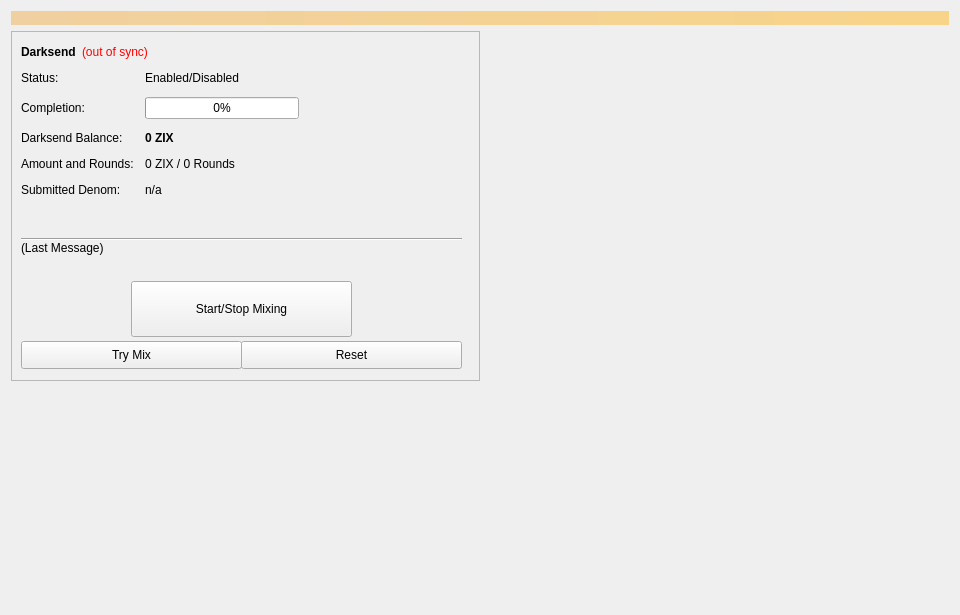
<?xml version="1.0" encoding="UTF-8"?>
<ui version="4.0">
 <class>Coinmix</class>
 <widget class="QWidget" name="Coinmix">
  <property name="geometry">
   <rect>
    <x>0</x>
    <y>0</y>
    <width>960</width>
    <height>615</height>
   </rect>
  </property>
  <property name="minimumSize">
   <size>
    <width>960</width>
    <height>0</height>
   </size>
  </property>
  <property name="windowTitle">
   <string>Form</string>
  </property>
  <layout class="QVBoxLayout" name="topLayout">
   <item>
    <widget class="QLabel" name="labelAlerts">
     <property name="visible">
      <bool>false</bool>
     </property>
     <property name="styleSheet">
      <string notr="true">background-color: qlineargradient(x1: 0, y1: 0, x2: 1, y2: 0, stop:0 #F0D0A0, stop:1 #F8D488); color:#000000;</string>
     </property>
     <property name="wordWrap">
      <bool>true</bool>
     </property>
     <property name="margin">
      <number>3</number>
     </property>
    </widget>
   </item>
   <item>
    <layout class="QHBoxLayout" name="horizontalLayout" stretch="1,1">
     <item>
      <layout class="QVBoxLayout" name="verticalLayout_2">
       <item>
        <widget class="QFrame" name="frameDarksend">
         <property name="minimumSize">
          <size>
           <width>0</width>
           <height>350</height>
          </size>
         </property>
         <property name="layoutDirection">
          <enum>Qt::LeftToRight</enum>
         </property>
         <property name="frameShape">
          <enum>QFrame::StyledPanel</enum>
         </property>
         <property name="frameShadow">
          <enum>QFrame::Raised</enum>
         </property>
         <widget class="QWidget" name="formLayoutWidget">
          <property name="geometry">
           <rect>
            <x>10</x>
            <y>40</y>
            <width>451</width>
            <height>161</height>
           </rect>
          </property>
          <layout class="QFormLayout" name="formLayout">
           <property name="fieldGrowthPolicy">
            <enum>QFormLayout::AllNonFixedFieldsGrow</enum>
           </property>
           <property name="horizontalSpacing">
            <number>11</number>
           </property>
           <property name="verticalSpacing">
            <number>12</number>
           </property>
           <item row="0" column="0">
            <widget class="QLabel" name="label_6">
             <property name="text">
              <string>Status:</string>
             </property>
            </widget>
           </item>
           <item row="1" column="0">
            <widget class="QLabel" name="label_7">
             <property name="text">
              <string>Completion:</string>
             </property>
            </widget>
           </item>
           <item row="1" column="1">
            <widget class="QProgressBar" name="DarksendProgress">
             <property name="maximumSize">
              <size>
               <width>154</width>
               <height>16777215</height>
              </size>
             </property>
             <property name="value">
              <number>0</number>
             </property>
            </widget>
           </item>
           <item row="2" column="0">
            <widget class="QLabel" name="labelAnonymizedText">
             <property name="text">
              <string>Darksend Balance:</string>
             </property>
            </widget>
           </item>
           <item row="2" column="1">
            <widget class="QLabel" name="labelAnonymized">
             <property name="font">
              <font>
               <weight>75</weight>
               <bold>true</bold>
              </font>
             </property>
             <property name="text">
              <string notr="true">0 ZIX</string>
             </property>
            </widget>
           </item>
           <item row="3" column="0">
            <widget class="QLabel" name="label_8">
             <property name="text">
              <string>Amount and Rounds:</string>
             </property>
            </widget>
           </item>
           <item row="3" column="1">
            <widget class="QLabel" name="labelAmountRounds">
             <property name="text">
              <string>0 ZIX / 0 Rounds</string>
             </property>
            </widget>
           </item>
           <item row="4" column="0">
            <widget class="QLabel" name="label_9">
             <property name="text">
              <string>Submitted Denom:</string>
             </property>
            </widget>
           </item>
           <item row="4" column="1">
            <widget class="QLabel" name="labelSubmittedDenom">
             <property name="toolTip">
              <string>The denominations you submitted to the Masternode.&lt;br&gt;To mix, other users must submit the exact same denominations.</string>
             </property>
             <property name="text">
              <string>n/a</string>
             </property>
            </widget>
           </item>
           <item row="0" column="1">
            <widget class="QLabel" name="DarksendEnabled">
             <property name="text">
              <string>Enabled/Disabled</string>
             </property>
            </widget>
           </item>
          </layout>
         </widget>
         <widget class="QPushButton" name="runAutoDenom">
          <property name="geometry">
           <rect>
            <x>251</x>
            <y>17</y>
            <width>1</width>
            <height>1</height>
           </rect>
          </property>
          <property name="palette">
           <palette>
            <active>
             <colorrole role="WindowText">
              <brush brushstyle="SolidPattern">
               <color alpha="255">
                <red>0</red>
                <green>0</green>
                <blue>0</blue>
               </color>
              </brush>
             </colorrole>
             <colorrole role="Button">
              <brush brushstyle="SolidPattern">
               <color alpha="255">
                <red>239</red>
                <green>238</green>
                <blue>238</blue>
               </color>
              </brush>
             </colorrole>
             <colorrole role="Light">
              <brush brushstyle="SolidPattern">
               <color alpha="255">
                <red>255</red>
                <green>255</green>
                <blue>255</blue>
               </color>
              </brush>
             </colorrole>
             <colorrole role="Midlight">
              <brush brushstyle="SolidPattern">
               <color alpha="255">
                <red>247</red>
                <green>246</green>
                <blue>246</blue>
               </color>
              </brush>
             </colorrole>
             <colorrole role="Dark">
              <brush brushstyle="SolidPattern">
               <color alpha="255">
                <red>119</red>
                <green>119</green>
                <blue>119</blue>
               </color>
              </brush>
             </colorrole>
             <colorrole role="Mid">
              <brush brushstyle="SolidPattern">
               <color alpha="255">
                <red>159</red>
                <green>159</green>
                <blue>159</blue>
               </color>
              </brush>
             </colorrole>
             <colorrole role="Text">
              <brush brushstyle="SolidPattern">
               <color alpha="255">
                <red>0</red>
                <green>0</green>
                <blue>0</blue>
               </color>
              </brush>
             </colorrole>
             <colorrole role="BrightText">
              <brush brushstyle="SolidPattern">
               <color alpha="255">
                <red>255</red>
                <green>255</green>
                <blue>255</blue>
               </color>
              </brush>
             </colorrole>
             <colorrole role="ButtonText">
              <brush brushstyle="SolidPattern">
               <color alpha="255">
                <red>0</red>
                <green>0</green>
                <blue>0</blue>
               </color>
              </brush>
             </colorrole>
             <colorrole role="Base">
              <brush brushstyle="SolidPattern">
               <color alpha="255">
                <red>255</red>
                <green>255</green>
                <blue>255</blue>
               </color>
              </brush>
             </colorrole>
             <colorrole role="Window">
              <brush brushstyle="SolidPattern">
               <color alpha="255">
                <red>239</red>
                <green>238</green>
                <blue>238</blue>
               </color>
              </brush>
             </colorrole>
             <colorrole role="Shadow">
              <brush brushstyle="SolidPattern">
               <color alpha="255">
                <red>0</red>
                <green>0</green>
                <blue>0</blue>
               </color>
              </brush>
             </colorrole>
             <colorrole role="AlternateBase">
              <brush brushstyle="SolidPattern">
               <color alpha="255">
                <red>247</red>
                <green>246</green>
                <blue>246</blue>
               </color>
              </brush>
             </colorrole>
             <colorrole role="ToolTipBase">
              <brush brushstyle="SolidPattern">
               <color alpha="255">
                <red>255</red>
                <green>255</green>
                <blue>220</blue>
               </color>
              </brush>
             </colorrole>
             <colorrole role="ToolTipText">
              <brush brushstyle="SolidPattern">
               <color alpha="255">
                <red>0</red>
                <green>0</green>
                <blue>0</blue>
               </color>
              </brush>
             </colorrole>
            </active>
            <inactive>
             <colorrole role="WindowText">
              <brush brushstyle="SolidPattern">
               <color alpha="255">
                <red>0</red>
                <green>0</green>
                <blue>0</blue>
               </color>
              </brush>
             </colorrole>
             <colorrole role="Button">
              <brush brushstyle="SolidPattern">
               <color alpha="255">
                <red>239</red>
                <green>238</green>
                <blue>238</blue>
               </color>
              </brush>
             </colorrole>
             <colorrole role="Light">
              <brush brushstyle="SolidPattern">
               <color alpha="255">
                <red>255</red>
                <green>255</green>
                <blue>255</blue>
               </color>
              </brush>
             </colorrole>
             <colorrole role="Midlight">
              <brush brushstyle="SolidPattern">
               <color alpha="255">
                <red>247</red>
                <green>246</green>
                <blue>246</blue>
               </color>
              </brush>
             </colorrole>
             <colorrole role="Dark">
              <brush brushstyle="SolidPattern">
               <color alpha="255">
                <red>119</red>
                <green>119</green>
                <blue>119</blue>
               </color>
              </brush>
             </colorrole>
             <colorrole role="Mid">
              <brush brushstyle="SolidPattern">
               <color alpha="255">
                <red>159</red>
                <green>159</green>
                <blue>159</blue>
               </color>
              </brush>
             </colorrole>
             <colorrole role="Text">
              <brush brushstyle="SolidPattern">
               <color alpha="255">
                <red>0</red>
                <green>0</green>
                <blue>0</blue>
               </color>
              </brush>
             </colorrole>
             <colorrole role="BrightText">
              <brush brushstyle="SolidPattern">
               <color alpha="255">
                <red>255</red>
                <green>255</green>
                <blue>255</blue>
               </color>
              </brush>
             </colorrole>
             <colorrole role="ButtonText">
              <brush brushstyle="SolidPattern">
               <color alpha="255">
                <red>0</red>
                <green>0</green>
                <blue>0</blue>
               </color>
              </brush>
             </colorrole>
             <colorrole role="Base">
              <brush brushstyle="SolidPattern">
               <color alpha="255">
                <red>255</red>
                <green>255</green>
                <blue>255</blue>
               </color>
              </brush>
             </colorrole>
             <colorrole role="Window">
              <brush brushstyle="SolidPattern">
               <color alpha="255">
                <red>239</red>
                <green>238</green>
                <blue>238</blue>
               </color>
              </brush>
             </colorrole>
             <colorrole role="Shadow">
              <brush brushstyle="SolidPattern">
               <color alpha="255">
                <red>0</red>
                <green>0</green>
                <blue>0</blue>
               </color>
              </brush>
             </colorrole>
             <colorrole role="AlternateBase">
              <brush brushstyle="SolidPattern">
               <color alpha="255">
                <red>247</red>
                <green>246</green>
                <blue>246</blue>
               </color>
              </brush>
             </colorrole>
             <colorrole role="ToolTipBase">
              <brush brushstyle="SolidPattern">
               <color alpha="255">
                <red>255</red>
                <green>255</green>
                <blue>220</blue>
               </color>
              </brush>
             </colorrole>
             <colorrole role="ToolTipText">
              <brush brushstyle="SolidPattern">
               <color alpha="255">
                <red>0</red>
                <green>0</green>
                <blue>0</blue>
               </color>
              </brush>
             </colorrole>
            </inactive>
            <disabled>
             <colorrole role="WindowText">
              <brush brushstyle="SolidPattern">
               <color alpha="255">
                <red>119</red>
                <green>119</green>
                <blue>119</blue>
               </color>
              </brush>
             </colorrole>
             <colorrole role="Button">
              <brush brushstyle="SolidPattern">
               <color alpha="255">
                <red>239</red>
                <green>238</green>
                <blue>238</blue>
               </color>
              </brush>
             </colorrole>
             <colorrole role="Light">
              <brush brushstyle="SolidPattern">
               <color alpha="255">
                <red>255</red>
                <green>255</green>
                <blue>255</blue>
               </color>
              </brush>
             </colorrole>
             <colorrole role="Midlight">
              <brush brushstyle="SolidPattern">
               <color alpha="255">
                <red>247</red>
                <green>246</green>
                <blue>246</blue>
               </color>
              </brush>
             </colorrole>
             <colorrole role="Dark">
              <brush brushstyle="SolidPattern">
               <color alpha="255">
                <red>119</red>
                <green>119</green>
                <blue>119</blue>
               </color>
              </brush>
             </colorrole>
             <colorrole role="Mid">
              <brush brushstyle="SolidPattern">
               <color alpha="255">
                <red>159</red>
                <green>159</green>
                <blue>159</blue>
               </color>
              </brush>
             </colorrole>
             <colorrole role="Text">
              <brush brushstyle="SolidPattern">
               <color alpha="255">
                <red>119</red>
                <green>119</green>
                <blue>119</blue>
               </color>
              </brush>
             </colorrole>
             <colorrole role="BrightText">
              <brush brushstyle="SolidPattern">
               <color alpha="255">
                <red>255</red>
                <green>255</green>
                <blue>255</blue>
               </color>
              </brush>
             </colorrole>
             <colorrole role="ButtonText">
              <brush brushstyle="SolidPattern">
               <color alpha="255">
                <red>119</red>
                <green>119</green>
                <blue>119</blue>
               </color>
              </brush>
             </colorrole>
             <colorrole role="Base">
              <brush brushstyle="SolidPattern">
               <color alpha="255">
                <red>239</red>
                <green>238</green>
                <blue>238</blue>
               </color>
              </brush>
             </colorrole>
             <colorrole role="Window">
              <brush brushstyle="SolidPattern">
               <color alpha="255">
                <red>239</red>
                <green>238</green>
                <blue>238</blue>
               </color>
              </brush>
             </colorrole>
             <colorrole role="Shadow">
              <brush brushstyle="SolidPattern">
               <color alpha="255">
                <red>0</red>
                <green>0</green>
                <blue>0</blue>
               </color>
              </brush>
             </colorrole>
             <colorrole role="AlternateBase">
              <brush brushstyle="SolidPattern">
               <color alpha="255">
                <red>239</red>
                <green>238</green>
                <blue>238</blue>
               </color>
              </brush>
             </colorrole>
             <colorrole role="ToolTipBase">
              <brush brushstyle="SolidPattern">
               <color alpha="255">
                <red>255</red>
                <green>255</green>
                <blue>220</blue>
               </color>
              </brush>
             </colorrole>
             <colorrole role="ToolTipText">
              <brush brushstyle="SolidPattern">
               <color alpha="255">
                <red>0</red>
                <green>0</green>
                <blue>0</blue>
               </color>
              </brush>
             </colorrole>
            </disabled>
           </palette>
          </property>
          <property name="focusPolicy">
           <enum>Qt::NoFocus</enum>
          </property>
          <property name="autoFillBackground">
           <bool>true</bool>
          </property>
          <property name="text">
           <string/>
          </property>
          <property name="flat">
           <bool>true</bool>
          </property>
         </widget>
         <widget class="QPushButton" name="toggleDarksend">
          <property name="geometry">
           <rect>
            <x>120</x>
            <y>250</y>
            <width>221</width>
            <height>56</height>
           </rect>
          </property>
          <property name="sizePolicy">
           <sizepolicy hsizetype="MinimumExpanding" vsizetype="Fixed">
            <horstretch>0</horstretch>
            <verstretch>0</verstretch>
           </sizepolicy>
          </property>
          <property name="text">
           <string>Start/Stop Mixing</string>
          </property>
         </widget>
         <widget class="Line" name="lineLastMessage">
          <property name="geometry">
           <rect>
            <x>10</x>
            <y>200</y>
            <width>441</width>
            <height>16</height>
           </rect>
          </property>
          <property name="orientation">
           <enum>Qt::Horizontal</enum>
          </property>
         </widget>
         <widget class="QLabel" name="DarksendStatus">
          <property name="geometry">
           <rect>
            <x>10</x>
            <y>210</y>
            <width>451</width>
            <height>43</height>
           </rect>
          </property>
          <property name="minimumSize">
           <size>
            <width>288</width>
            <height>43</height>
           </size>
          </property>
          <property name="text">
           <string>(Last Message)</string>
          </property>
          <property name="alignment">
           <set>Qt::AlignLeading|Qt::AlignLeft|Qt::AlignTop</set>
          </property>
          <property name="wordWrap">
           <bool>true</bool>
          </property>
         </widget>
         <widget class="QPushButton" name="DarksendAuto">
          <property name="geometry">
           <rect>
            <x>10</x>
            <y>310</y>
            <width>221</width>
            <height>28</height>
           </rect>
          </property>
          <property name="sizePolicy">
           <sizepolicy hsizetype="MinimumExpanding" vsizetype="Fixed">
            <horstretch>0</horstretch>
            <verstretch>0</verstretch>
           </sizepolicy>
          </property>
          <property name="toolTip">
           <string>Try to manually submit a Darksend request.</string>
          </property>
          <property name="text">
           <string>Try Mix</string>
          </property>
         </widget>
         <widget class="QPushButton" name="DarksendReset">
          <property name="geometry">
           <rect>
            <x>230</x>
            <y>310</y>
            <width>221</width>
            <height>28</height>
           </rect>
          </property>
          <property name="sizePolicy">
           <sizepolicy hsizetype="MinimumExpanding" vsizetype="Fixed">
            <horstretch>0</horstretch>
            <verstretch>0</verstretch>
           </sizepolicy>
          </property>
          <property name="toolTip">
           <string>Reset the current status of Darksend (can interrupt Darksend if it's in the process of Mixing, which can cost you money!)</string>
          </property>
          <property name="autoFillBackground">
           <bool>false</bool>
          </property>
          <property name="text">
           <string>Reset</string>
          </property>
         </widget>
         <widget class="QWidget" name="layoutWidget">
          <property name="geometry">
           <rect>
            <x>10</x>
            <y>10</y>
            <width>431</width>
            <height>22</height>
           </rect>
          </property>
          <layout class="QHBoxLayout" name="horizontalLayout_5">
           <item>
            <widget class="QLabel" name="label_2">
             <property name="font">
              <font>
               <weight>75</weight>
               <bold>true</bold>
              </font>
             </property>
             <property name="text">
              <string>Darksend</string>
             </property>
            </widget>
           </item>
           <item>
            <widget class="QLabel" name="labelDarksendSyncStatus">
             <property name="toolTip">
              <string>The displayed information may be out of date. Your wallet automatically synchronizes with the ZIX network after a connection is established, but this process has not completed yet.</string>
             </property>
             <property name="styleSheet">
              <string notr="true">QLabel { color: red; }</string>
             </property>
             <property name="text">
              <string notr="true">(out of sync)</string>
             </property>
             <property name="alignment">
              <set>Qt::AlignLeading|Qt::AlignLeft|Qt::AlignVCenter</set>
             </property>
            </widget>
           </item>
           <item>
            <spacer name="horizontalSpacer_4">
             <property name="orientation">
              <enum>Qt::Horizontal</enum>
             </property>
             <property name="sizeHint" stdset="0">
              <size>
               <width>40</width>
               <height>20</height>
              </size>
             </property>
            </spacer>
           </item>
          </layout>
         </widget>
        </widget>
       </item>
       <item>
        <spacer name="verticalSpacer">
         <property name="orientation">
          <enum>Qt::Vertical</enum>
         </property>
         <property name="sizeHint" stdset="0">
          <size>
           <width>20</width>
           <height>40</height>
          </size>
         </property>
        </spacer>
       </item>
      </layout>
     </item>
     <item>
      <layout class="QVBoxLayout" name="verticalLayout_3">
       <item>
        <spacer name="verticalSpacer_2">
         <property name="orientation">
          <enum>Qt::Vertical</enum>
         </property>
         <property name="sizeType">
          <enum>QSizePolicy::Expanding</enum>
         </property>
         <property name="sizeHint" stdset="0">
          <size>
           <width>20</width>
           <height>40</height>
          </size>
         </property>
        </spacer>
       </item>
      </layout>
     </item>
    </layout>
   </item>
  </layout>
 </widget>
 <resources/>
 <connections/>
</ui>
